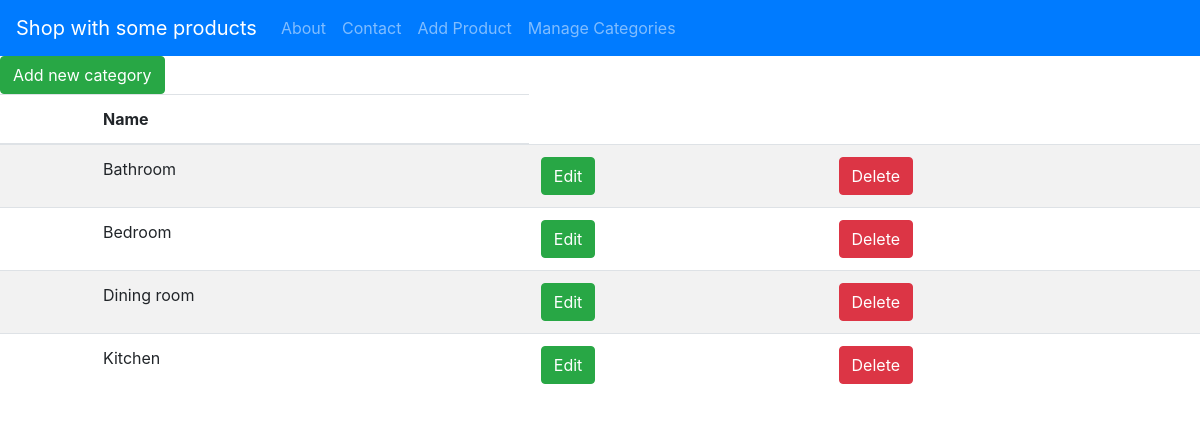
/categories/, run on an earlier commit of the app's database.
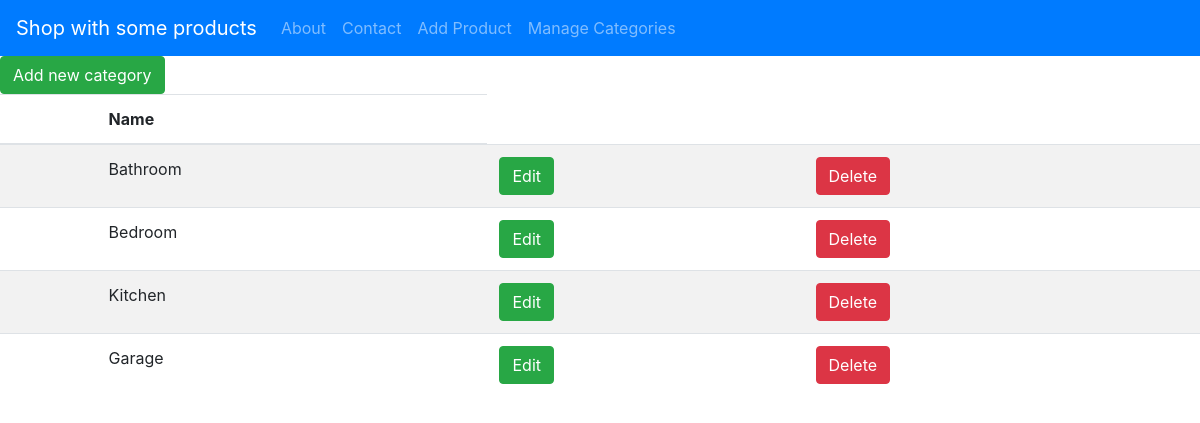
And on a later commit of the database.
### products/models.py (models this page shows, shortened)
class Category(models.Model):
    name = models.CharField(max_length=100)

### products/views.py (the view)
# urls.py: path('categories/', views.categories_view, name='categories_home'),
def categories_view(request):
    categories = Category.objects.all()
    context = {'categories': categories}
    return render(request, 'products/categories.html', context)

### products/templates/products/categories.html
{% extends 'products/main.html' %}
{% block content %}
<td><a class="btn btn-success" href="{% url 'category_create' %}">Add new category</a></td>
<table class="table table-striped">
    <thead>
      <tr>
        <th scope="col"></th>
        <th scope="col">Name</th>
      </tr>
    </thead>
    <tbody>
      {% for category in categories %}
      <tr>
        <th scope="row"></th>
        <td>{{ category.name }}</td>
        <td><a class="btn btn-success" href="{% url 'category_edit' category.id %}">Edit</a></td>
        <td><a class="btn btn-danger" href="{% url 'category_delete' category.id %}">Delete</a></td>
      </tr>
      {% endfor %}
    </tbody>
  </table>
{% endblock %}

### products/templates/products/main.html (shortened to what this page needs)
<!doctype html>
<html lang="en">
  <head>
    <link rel="stylesheet" href="https://stackpath.bootstrapcdn.com/bootstrap/4.5.2/css/bootstrap.min.css">
  </head>
  <body>
    <nav class="navbar navbar-expand-lg navbar-dark bg-primary">
        <a class="navbar-brand" href="{% url 'product_home' %}">Shop with some products</a>
        <div class="collapse navbar-collapse" id="navbarNav">
          <ul class="navbar-nav">
            <li class="nav-item">
              <a class="nav-link" href="{% url 'product_about' %}">About</a>
            </li>
            <li class="nav-item">
              <a class="nav-link" href="{% url 'product_contact' %}">Contact</a>
            </li>
            <li class="nav-item">
              <a class="nav-link" href="{% url 'product_create' %}">Add Product</a>
            </li>
            <li class="nav-item">
              <a class="nav-link" href="{% url 'categories_home' %}">Manage Categories</a>
            </li>
          </ul>
        </div>
      </nav>
    <div>
    {% block content %}{% endblock %}
    </div>
  </body>
</html>

What changed in the data, as far as the page shows it:
removed Category: name "Dining room"
added Category: name "Garage"
